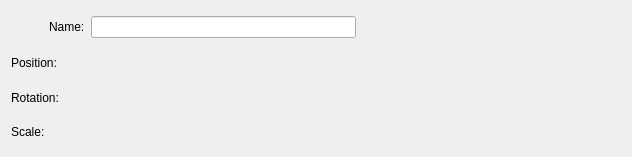
<?xml version="1.0" encoding="UTF-8"?>
<ui version="4.0">
 <class>Object3DTuner</class>
 <widget class="QWidget" name="Object3DTuner">
  <property name="geometry">
   <rect>
    <x>0</x>
    <y>0</y>
    <width>632</width>
    <height>157</height>
   </rect>
  </property>
  <property name="sizePolicy">
   <sizepolicy hsizetype="Preferred" vsizetype="Preferred">
    <horstretch>0</horstretch>
    <verstretch>0</verstretch>
   </sizepolicy>
  </property>
  <property name="windowTitle">
   <string>Form</string>
  </property>
  <layout class="QVBoxLayout" name="verticalLayout">
   <item>
    <layout class="QHBoxLayout" name="horizontalLayout">
     <item>
      <widget class="QLabel" name="logo">
       <property name="sizePolicy">
        <sizepolicy hsizetype="Fixed" vsizetype="Fixed">
         <horstretch>0</horstretch>
         <verstretch>0</verstretch>
        </sizepolicy>
       </property>
       <property name="minimumSize">
        <size>
         <width>32</width>
         <height>32</height>
        </size>
       </property>
       <property name="maximumSize">
        <size>
         <width>32</width>
         <height>32</height>
        </size>
       </property>
       <property name="text">
        <string/>
       </property>
       <property name="pixmap">
        <pixmap resource="resources/resources.qrc">:/images/group.png</pixmap>
       </property>
       <property name="scaledContents">
        <bool>true</bool>
       </property>
      </widget>
     </item>
     <item>
      <widget class="QLabel" name="label">
       <property name="text">
        <string>Name:</string>
       </property>
      </widget>
     </item>
     <item>
      <widget class="QLineEdit" name="text_name"/>
     </item>
     <item>
      <spacer name="horizontalSpacer">
       <property name="orientation">
        <enum>Qt::Horizontal</enum>
       </property>
       <property name="sizeHint" stdset="0">
        <size>
         <width>40</width>
         <height>20</height>
        </size>
       </property>
      </spacer>
     </item>
    </layout>
   </item>
   <item>
    <layout class="QHBoxLayout" name="horizontalLayout_2">
     <item>
      <widget class="QLabel" name="label_2">
       <property name="text">
        <string>Position:</string>
       </property>
      </widget>
     </item>
     <item>
      <widget class="Vec3Tuner" name="tuner_pos" native="true">
       <property name="sizePolicy">
        <sizepolicy hsizetype="Expanding" vsizetype="Preferred">
         <horstretch>0</horstretch>
         <verstretch>0</verstretch>
        </sizepolicy>
       </property>
      </widget>
     </item>
    </layout>
   </item>
   <item>
    <layout class="QHBoxLayout" name="horizontalLayout_3">
     <item>
      <widget class="QLabel" name="label_3">
       <property name="text">
        <string>Rotation:</string>
       </property>
      </widget>
     </item>
     <item>
      <widget class="RotationTuner" name="tuner_rot" native="true">
       <property name="sizePolicy">
        <sizepolicy hsizetype="Expanding" vsizetype="Preferred">
         <horstretch>0</horstretch>
         <verstretch>0</verstretch>
        </sizepolicy>
       </property>
      </widget>
     </item>
    </layout>
   </item>
   <item>
    <layout class="QHBoxLayout" name="horizontalLayout_4">
     <item>
      <widget class="QLabel" name="label_4">
       <property name="text">
        <string>Scale:</string>
       </property>
      </widget>
     </item>
     <item>
      <widget class="ScaleTuner" name="tuner_scale" native="true"/>
     </item>
    </layout>
   </item>
  </layout>
 </widget>
 <customwidgets>
  <customwidget>
   <class>Vec3Tuner</class>
   <extends>QWidget</extends>
   <header>vec3tuner.h</header>
   <container>1</container>
  </customwidget>
  <customwidget>
   <class>RotationTuner</class>
   <extends>QWidget</extends>
   <header>rotationtuner.h</header>
   <container>1</container>
  </customwidget>
  <customwidget>
   <class>ScaleTuner</class>
   <extends>QWidget</extends>
   <header>scaletuner.h</header>
   <container>1</container>
  </customwidget>
 </customwidgets>
 <resources>
  <include location="resources/resources.qrc"/>
 </resources>
 <connections/>
</ui>
